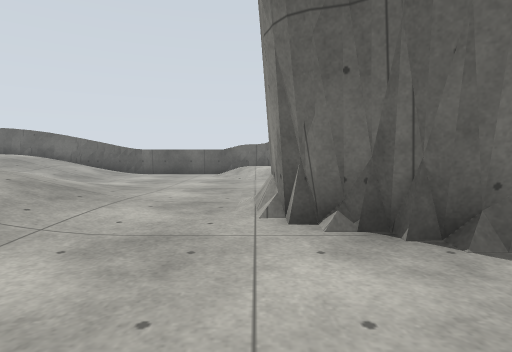
View 1 (above)

23 first-person views from a walk through a Gazebo world. The camera is 0.94 m above the floor, tilts 4° down and sees 80° across. The floor is counted in squares, 1 m on a side. Each view is taken from the middle of a square. On the plan, view 1 faces up. The plan holds only what a view shows up to about 11 squares ahead; the rest is blank.

View 2
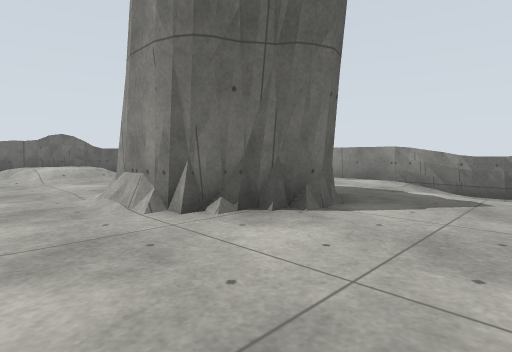

View 3
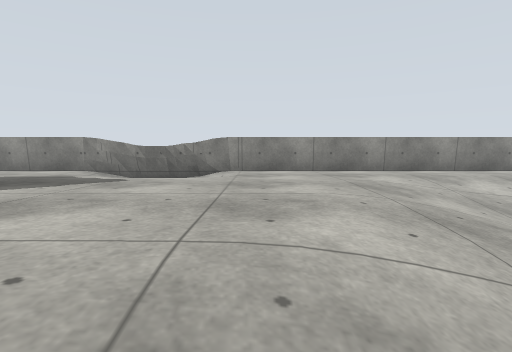

View 4
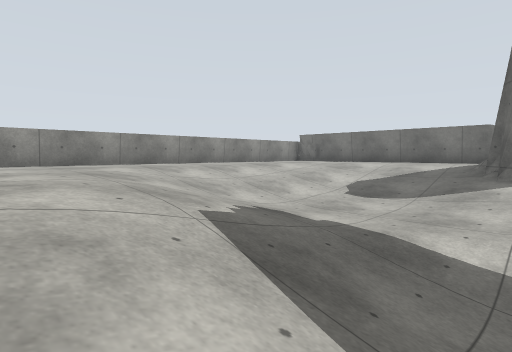

View 5
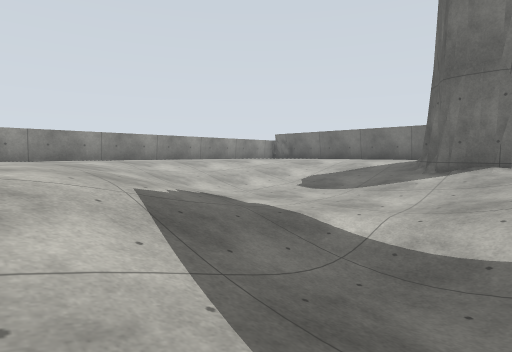

View 6
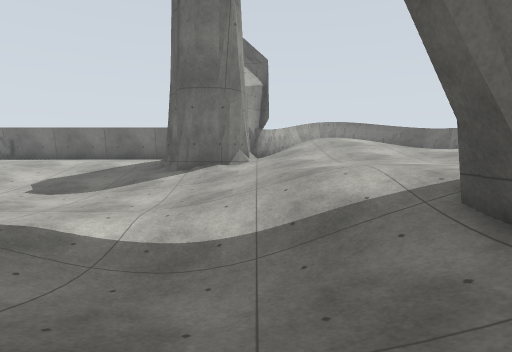

View 7
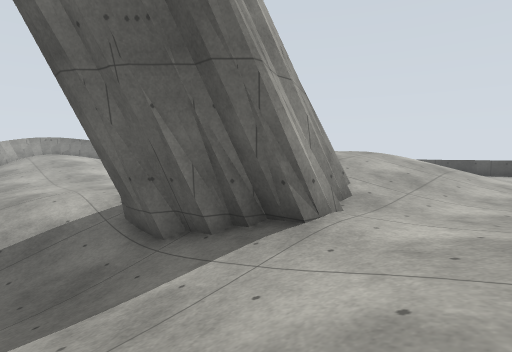

View 8
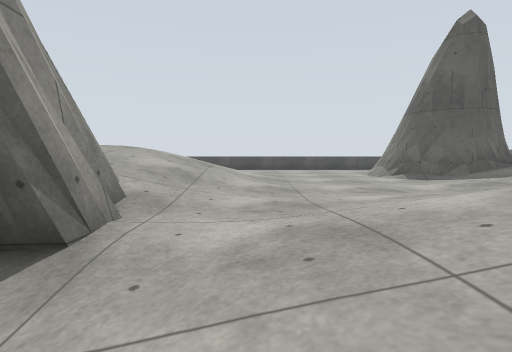

View 9
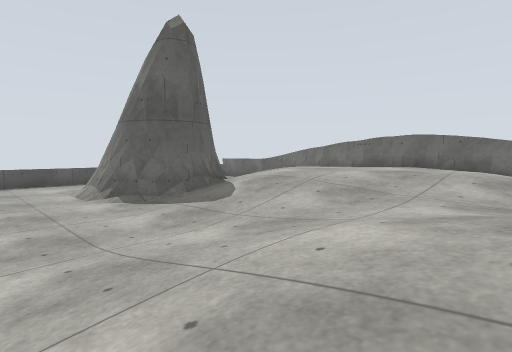

View 10
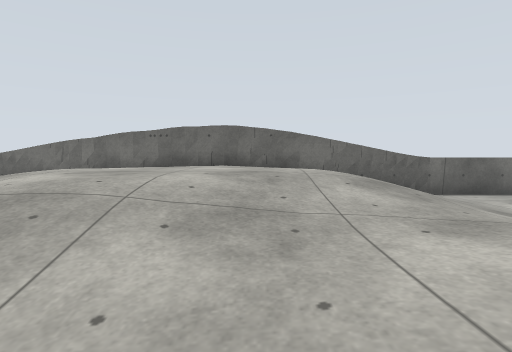

View 11
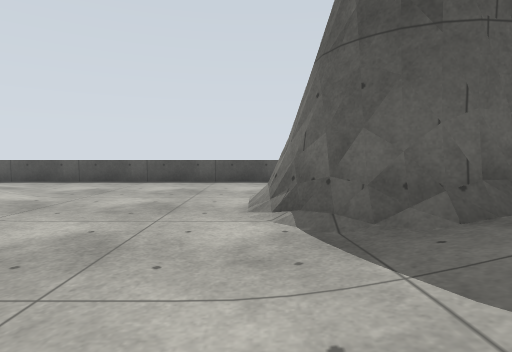

View 12
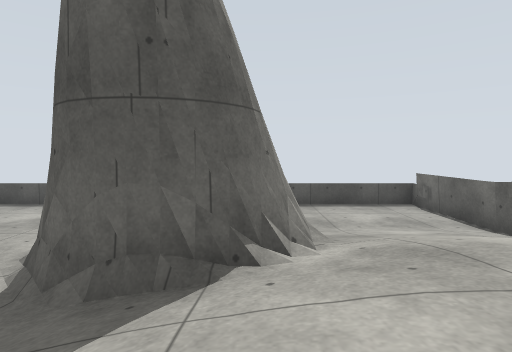

View 13
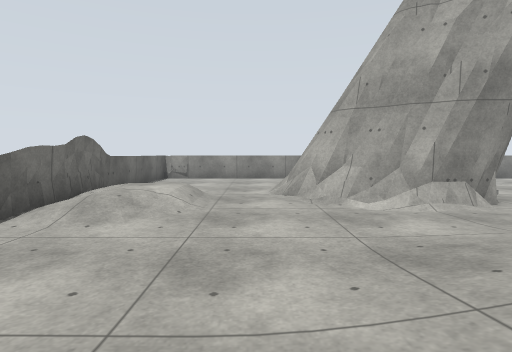

View 14
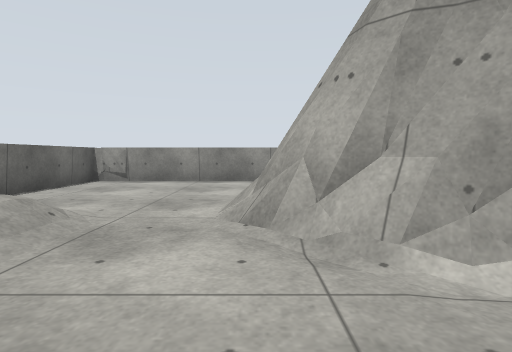

View 15
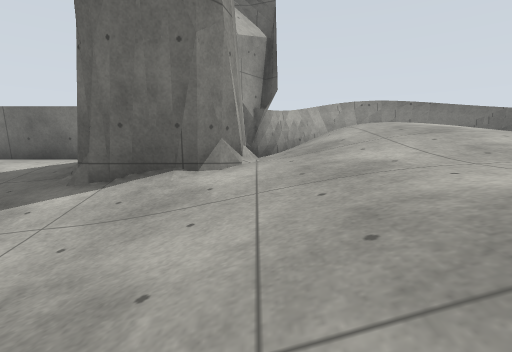

View 16
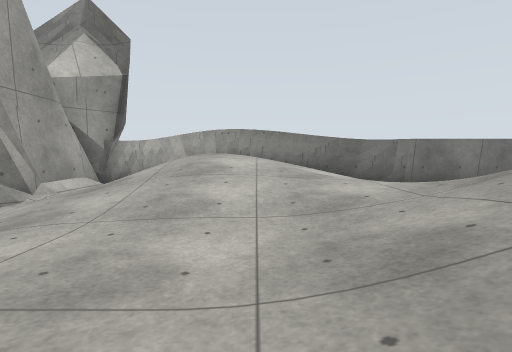

View 17
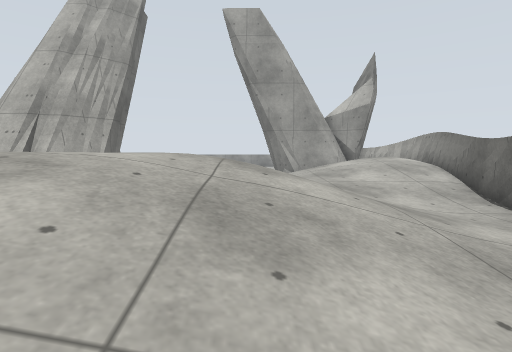

View 18
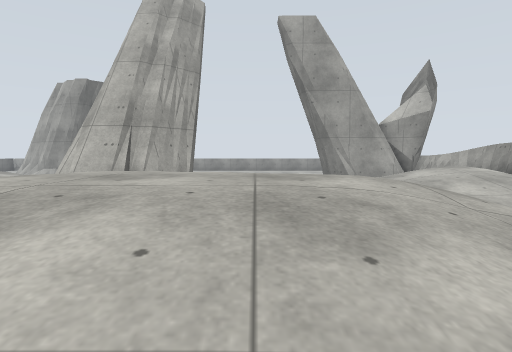

View 19
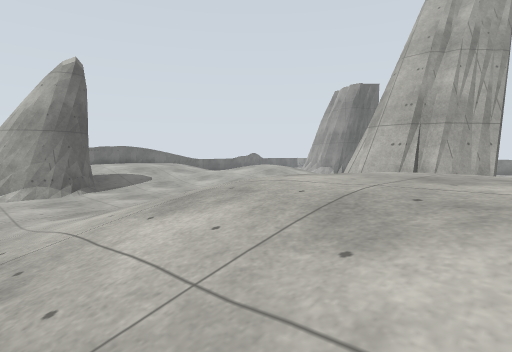

View 20
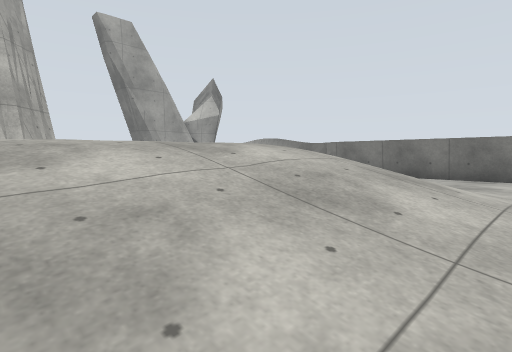

View 21
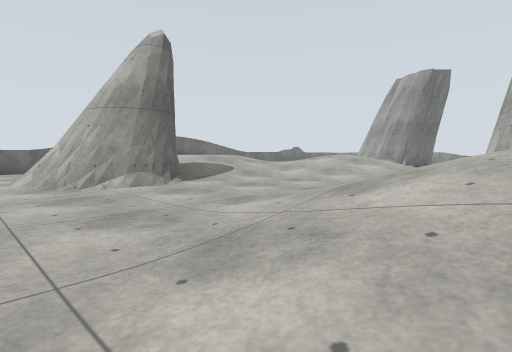

View 22
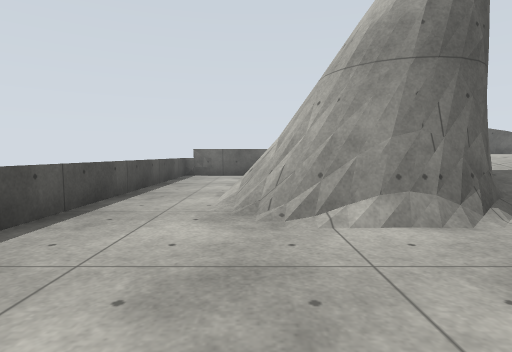

View 23
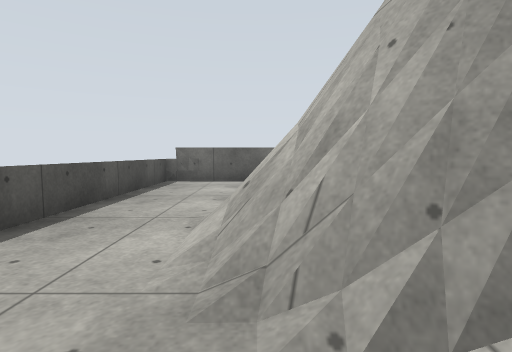

### Floor plan
Key: @ floor where view 1 was taken; # wall or solid block; . main floor; : floor 0.25 m higher than the main floor; - floor 0.25 m lower than the main floor; + floor 0.5 m higher than the main floor; _ floor 0.5 m lower than the main floor; * floor 0.75 m higher than the main floor; < floor 0.75 m lower than the main floor; % floor 1 m higher than the main floor; ( floor 1 m lower than the main floor; & floor 1.25 m higher than the main floor; ! floor 1.25 m lower than the main floor; ? floor 1.5 m lower than the main floor; / step, stairs or slope; = window, fence, low wall or low ledge.
Columns run from 24 left of view 1 to 9 right of it. Each row starts with its distance up from view 1.
 15 ##################################
 14 =....:     %%      ..../:+   ....#
 13 =....:+   %%%%%   :..../++  .....#
 12 =....:+*%%%%%%%*  :.....///......#
 11 =....:/**%%%%%%*//...............#
 10 =...===+*%%%%%*++:...............#
  9 =..=####+*%%**++++ .......===....#
  8 =..##  #=/**+++++  /:....####    #
  7 =..=####//++++++   //....##      #
  6 =../####.::::++**  //:..##      .#
  5 =.../=......:++*%   +:..##    ...#
  4 =...........::+**   +:..###  ....#
  3 =............:++*    .....##.../-#
  2 =............::++     .........  #
  1 =.............:::://  .........  #
  0 =.....:::........//   ..@.....   #
 -1 =...://++//......//    ........ /#
 -2 =..:///*/////.##//// ///.........#
 -3 =..////%%///#####////////........#
 -4 =.:///%&&%//##  #//!!////-.......#
 -5  .://%&&&&  ##  #/!??//////--....#
 -6  .:+*%&&&&  /####///??///////-...#
 -7  :+//%&&&&   /../////?!(((<///...#
 -8  :++%%&&&&   /.../////!((((</_-..#
 -9  :++%%&&&&  /:....///(((((((__-..#
-10   ////&&&& //:....-//((((((<__ ..#
-11   : ///%& //+:....-///<((((<_    #
-12   ./////% /++::::..////<<(<//
-13   . ///// ++++++:/..###/__///
-14   ...:////++++++///.# #/__
-15   ... .::::+++**////# ##--
-16   ...  ...:++*%%%///#   ...
-17   ########::+*%%%//##   ####
-18          #####/%/###
-19              #####

Where each view was taken, in squares from view 1:
view 1: 0 up, 0 right, facing up
view 2: 0 up, 2 left, facing up-right
view 3: 2 down, 2 left, facing right
view 4: 2 down, 3 left, facing down-right
view 5: 2 down, 5 left, facing down-right
view 6: 2 down, 5 left, facing down
view 7: 1 up, 5 left, facing down-left
view 8: 0 up, 6 left, facing left
view 9: 2 up, 8 left, facing up-left
view 10: 5 up, 11 left, facing up
view 11: 5 up, 13 left, facing left
view 12: 9 up, 13 left, facing left
view 13: 10 up, 7 left, facing right
view 14: 9 up, 2 left, facing right
view 15: 8 down, 5 left, facing down
view 16: 7 down, 10 left, facing down
view 17: 12 down, 21 left, facing right
view 18: 9 down, 21 left, facing right
view 19: 8 down, 21 left, facing up-right
view 20: 4 down, 23 left, facing down-right
view 21: 4 down, 23 left, facing up-right
view 22: 1 up, 21 left, facing up
view 23: 4 up, 21 left, facing up
